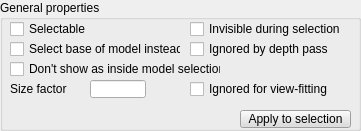
  <widget class="QGroupBox" name="groupBox">
   <property name="geometry">
    <rect>
     <x>10</x>
     <y>10</y>
     <width>361</width>
     <height>131</height>
    </rect>
   </property>
   <property name="title">
    <string>General properties</string>
   </property>
   <property name="flat">
    <bool>true</bool>
   </property>
   <widget class="QCheckBox" name="qqSelectable">
    <property name="geometry">
     <rect>
      <x>10</x>
      <y>20</y>
      <width>131</width>
      <height>18</height>
     </rect>
    </property>
    <property name="focusPolicy">
     <enum>Qt::StrongFocus</enum>
    </property>
    <property name="text">
     <string>Selectable</string>
    </property>
   </widget>
   <widget class="QCheckBox" name="qqSelectBaseInstead">
    <property name="geometry">
     <rect>
      <x>10</x>
      <y>40</y>
      <width>171</width>
      <height>18</height>
     </rect>
    </property>
    <property name="focusPolicy">
     <enum>Qt::StrongFocus</enum>
    </property>
    <property name="text">
     <string>Select base of model instead</string>
    </property>
   </widget>
   <widget class="QCheckBox" name="qqDontShowInModelSelection">
    <property name="geometry">
     <rect>
      <x>10</x>
      <y>60</y>
      <width>211</width>
      <height>18</height>
     </rect>
    </property>
    <property name="focusPolicy">
     <enum>Qt::StrongFocus</enum>
    </property>
    <property name="text">
     <string>Don't show as inside model selection</string>
    </property>
   </widget>
   <widget class="QToolButton" name="qqApplyGeneralProperties">
    <property name="geometry">
     <rect>
      <x>240</x>
      <y>110</y>
      <width>111</width>
      <height>18</height>
     </rect>
    </property>
    <property name="palette">
     <palette>
      <active>
       <colorrole role="WindowText">
        <brush brushstyle="SolidPattern">
         <color alpha="255">
          <red>0</red>
          <green>0</green>
          <blue>0</blue>
         </color>
        </brush>
       </colorrole>
       <colorrole role="Button">
        <brush brushstyle="SolidPattern">
         <color alpha="255">
          <red>220</red>
          <green>220</green>
          <blue>220</blue>
         </color>
        </brush>
       </colorrole>
       <colorrole role="Light">
        <brush brushstyle="SolidPattern">
         <color alpha="255">
          <red>255</red>
          <green>255</green>
          <blue>255</blue>
         </color>
        </brush>
       </colorrole>
       <colorrole role="Midlight">
        <brush brushstyle="SolidPattern">
         <color alpha="255">
          <red>237</red>
          <green>237</green>
          <blue>237</blue>
         </color>
        </brush>
       </colorrole>
       <colorrole role="Dark">
        <brush brushstyle="SolidPattern">
         <color alpha="255">
          <red>110</red>
          <green>110</green>
          <blue>110</blue>
         </color>
        </brush>
       </colorrole>
       <colorrole role="Mid">
        <brush brushstyle="SolidPattern">
         <color alpha="255">
          <red>147</red>
          <green>147</green>
          <blue>147</blue>
         </color>
        </brush>
       </colorrole>
       <colorrole role="Text">
        <brush brushstyle="SolidPattern">
         <color alpha="255">
          <red>0</red>
          <green>0</green>
          <blue>0</blue>
         </color>
        </brush>
       </colorrole>
       <colorrole role="BrightText">
        <brush brushstyle="SolidPattern">
         <color alpha="255">
          <red>255</red>
          <green>255</green>
          <blue>255</blue>
         </color>
        </brush>
       </colorrole>
       <colorrole role="ButtonText">
        <brush brushstyle="SolidPattern">
         <color alpha="255">
          <red>0</red>
          <green>0</green>
          <blue>0</blue>
         </color>
        </brush>
       </colorrole>
       <colorrole role="Base">
        <brush brushstyle="SolidPattern">
         <color alpha="255">
          <red>255</red>
          <green>255</green>
          <blue>255</blue>
         </color>
        </brush>
       </colorrole>
       <colorrole role="Window">
        <brush brushstyle="SolidPattern">
         <color alpha="255">
          <red>220</red>
          <green>220</green>
          <blue>220</blue>
         </color>
        </brush>
       </colorrole>
       <colorrole role="Shadow">
        <brush brushstyle="SolidPattern">
         <color alpha="255">
          <red>0</red>
          <green>0</green>
          <blue>0</blue>
         </color>
        </brush>
       </colorrole>
       <colorrole role="AlternateBase">
        <brush brushstyle="SolidPattern">
         <color alpha="255">
          <red>237</red>
          <green>237</green>
          <blue>237</blue>
         </color>
        </brush>
       </colorrole>
       <colorrole role="ToolTipBase">
        <brush brushstyle="SolidPattern">
         <color alpha="255">
          <red>255</red>
          <green>255</green>
          <blue>220</blue>
         </color>
        </brush>
       </colorrole>
       <colorrole role="ToolTipText">
        <brush brushstyle="SolidPattern">
         <color alpha="255">
          <red>0</red>
          <green>0</green>
          <blue>0</blue>
         </color>
        </brush>
       </colorrole>
      </active>
      <inactive>
       <colorrole role="WindowText">
        <brush brushstyle="SolidPattern">
         <color alpha="255">
          <red>0</red>
          <green>0</green>
          <blue>0</blue>
         </color>
        </brush>
       </colorrole>
       <colorrole role="Button">
        <brush brushstyle="SolidPattern">
         <color alpha="255">
          <red>220</red>
          <green>220</green>
          <blue>220</blue>
         </color>
        </brush>
       </colorrole>
       <colorrole role="Light">
        <brush brushstyle="SolidPattern">
         <color alpha="255">
          <red>255</red>
          <green>255</green>
          <blue>255</blue>
         </color>
        </brush>
       </colorrole>
       <colorrole role="Midlight">
        <brush brushstyle="SolidPattern">
         <color alpha="255">
          <red>237</red>
          <green>237</green>
          <blue>237</blue>
         </color>
        </brush>
       </colorrole>
       <colorrole role="Dark">
        <brush brushstyle="SolidPattern">
         <color alpha="255">
          <red>110</red>
          <green>110</green>
          <blue>110</blue>
         </color>
        </brush>
       </colorrole>
       <colorrole role="Mid">
        <brush brushstyle="SolidPattern">
         <color alpha="255">
          <red>147</red>
          <green>147</green>
          <blue>147</blue>
         </color>
        </brush>
       </colorrole>
       <colorrole role="Text">
        <brush brushstyle="SolidPattern">
         <color alpha="255">
          <red>0</red>
          <green>0</green>
          <blue>0</blue>
         </color>
        </brush>
       </colorrole>
       <colorrole role="BrightText">
        <brush brushstyle="SolidPattern">
         <color alpha="255">
          <red>255</red>
          <green>255</green>
          <blue>255</blue>
         </color>
        </brush>
       </colorrole>
       <colorrole role="ButtonText">
        <brush brushstyle="SolidPattern">
         <color alpha="255">
          <red>0</red>
          <green>0</green>
          <blue>0</blue>
         </color>
        </brush>
       </colorrole>
       <colorrole role="Base">
        <brush brushstyle="SolidPattern">
         <color alpha="255">
          <red>255</red>
          <green>255</green>
          <blue>255</blue>
         </color>
        </brush>
       </colorrole>
       <colorrole role="Window">
        <brush brushstyle="SolidPattern">
         <color alpha="255">
          <red>220</red>
          <green>220</green>
          <blue>220</blue>
         </color>
        </brush>
       </colorrole>
       <colorrole role="Shadow">
        <brush brushstyle="SolidPattern">
         <color alpha="255">
          <red>0</red>
          <green>0</green>
          <blue>0</blue>
         </color>
        </brush>
       </colorrole>
       <colorrole role="AlternateBase">
        <brush brushstyle="SolidPattern">
         <color alpha="255">
          <red>237</red>
          <green>237</green>
          <blue>237</blue>
         </color>
        </brush>
       </colorrole>
       <colorrole role="ToolTipBase">
        <brush brushstyle="SolidPattern">
         <color alpha="255">
          <red>255</red>
          <green>255</green>
          <blue>220</blue>
         </color>
        </brush>
       </colorrole>
       <colorrole role="ToolTipText">
        <brush brushstyle="SolidPattern">
         <color alpha="255">
          <red>0</red>
          <green>0</green>
          <blue>0</blue>
         </color>
        </brush>
       </colorrole>
      </inactive>
      <disabled>
       <colorrole role="WindowText">
        <brush brushstyle="SolidPattern">
         <color alpha="255">
          <red>110</red>
          <green>110</green>
          <blue>110</blue>
         </color>
        </brush>
       </colorrole>
       <colorrole role="Button">
        <brush brushstyle="SolidPattern">
         <color alpha="255">
          <red>220</red>
          <green>220</green>
          <blue>220</blue>
         </color>
        </brush>
       </colorrole>
       <colorrole role="Light">
        <brush brushstyle="SolidPattern">
         <color alpha="255">
          <red>255</red>
          <green>255</green>
          <blue>255</blue>
         </color>
        </brush>
       </colorrole>
       <colorrole role="Midlight">
        <brush brushstyle="SolidPattern">
         <color alpha="255">
          <red>237</red>
          <green>237</green>
          <blue>237</blue>
         </color>
        </brush>
       </colorrole>
       <colorrole role="Dark">
        <brush brushstyle="SolidPattern">
         <color alpha="255">
          <red>110</red>
          <green>110</green>
          <blue>110</blue>
         </color>
        </brush>
       </colorrole>
       <colorrole role="Mid">
        <brush brushstyle="SolidPattern">
         <color alpha="255">
          <red>147</red>
          <green>147</green>
          <blue>147</blue>
         </color>
        </brush>
       </colorrole>
       <colorrole role="Text">
        <brush brushstyle="SolidPattern">
         <color alpha="255">
          <red>110</red>
          <green>110</green>
          <blue>110</blue>
         </color>
        </brush>
       </colorrole>
       <colorrole role="BrightText">
        <brush brushstyle="SolidPattern">
         <color alpha="255">
          <red>255</red>
          <green>255</green>
          <blue>255</blue>
         </color>
        </brush>
       </colorrole>
       <colorrole role="ButtonText">
        <brush brushstyle="SolidPattern">
         <color alpha="255">
          <red>110</red>
          <green>110</green>
          <blue>110</blue>
         </color>
        </brush>
       </colorrole>
       <colorrole role="Base">
        <brush brushstyle="SolidPattern">
         <color alpha="255">
          <red>220</red>
          <green>220</green>
          <blue>220</blue>
         </color>
        </brush>
       </colorrole>
       <colorrole role="Window">
        <brush brushstyle="SolidPattern">
         <color alpha="255">
          <red>220</red>
          <green>220</green>
          <blue>220</blue>
         </color>
        </brush>
       </colorrole>
       <colorrole role="Shadow">
        <brush brushstyle="SolidPattern">
         <color alpha="255">
          <red>0</red>
          <green>0</green>
          <blue>0</blue>
         </color>
        </brush>
       </colorrole>
       <colorrole role="AlternateBase">
        <brush brushstyle="SolidPattern">
         <color alpha="255">
          <red>220</red>
          <green>220</green>
          <blue>220</blue>
         </color>
        </brush>
       </colorrole>
       <colorrole role="ToolTipBase">
        <brush brushstyle="SolidPattern">
         <color alpha="255">
          <red>255</red>
          <green>255</green>
          <blue>220</blue>
         </color>
        </brush>
       </colorrole>
       <colorrole role="ToolTipText">
        <brush brushstyle="SolidPattern">
         <color alpha="255">
          <red>0</red>
          <green>0</green>
          <blue>0</blue>
         </color>
        </brush>
       </colorrole>
      </disabled>
     </palette>
    </property>
    <property name="focusPolicy">
     <enum>Qt::StrongFocus</enum>
    </property>
    <property name="text">
     <string>Apply to selection</string>
    </property>
   </widget>
   <widget class="QLineEdit" name="qqSizeFactor">
    <property name="geometry">
     <rect>
      <x>90</x>
      <y>80</y>
      <width>56</width>
      <height>18</height>
     </rect>
    </property>
   </widget>
   <widget class="QLabel" name="label_2">
    <property name="geometry">
     <rect>
      <x>10</x>
      <y>80</y>
      <width>81</width>
      <height>18</height>
     </rect>
    </property>
    <property name="text">
     <string>Size factor</string>
    </property>
   </widget>
   <widget class="QCheckBox" name="qqIgnoreForViewFitting">
    <property name="geometry">
     <rect>
      <x>190</x>
      <y>80</y>
      <width>171</width>
      <height>18</height>
     </rect>
    </property>
    <property name="focusPolicy">
     <enum>Qt::StrongFocus</enum>
    </property>
    <property name="text">
     <string>Ignored for view-fitting</string>
    </property>
   </widget>
   <widget class="QCheckBox" name="qqSelectInvisible">
    <property name="geometry">
     <rect>
      <x>190</x>
      <y>20</y>
      <width>161</width>
      <height>18</height>
     </rect>
    </property>
    <property name="focusPolicy">
     <enum>Qt::StrongFocus</enum>
    </property>
    <property name="text">
     <string>Invisible during selection</string>
    </property>
   </widget>
   <widget class="QCheckBox" name="qqDepthInvisible">
    <property name="geometry">
     <rect>
      <x>190</x>
      <y>40</y>
      <width>161</width>
      <height>18</height>
     </rect>
    </property>
    <property name="focusPolicy">
     <enum>Qt::StrongFocus</enum>
    </property>
    <property name="text">
     <string>Ignored by depth pass</string>
    </property>
   </widget>
  </widget>
